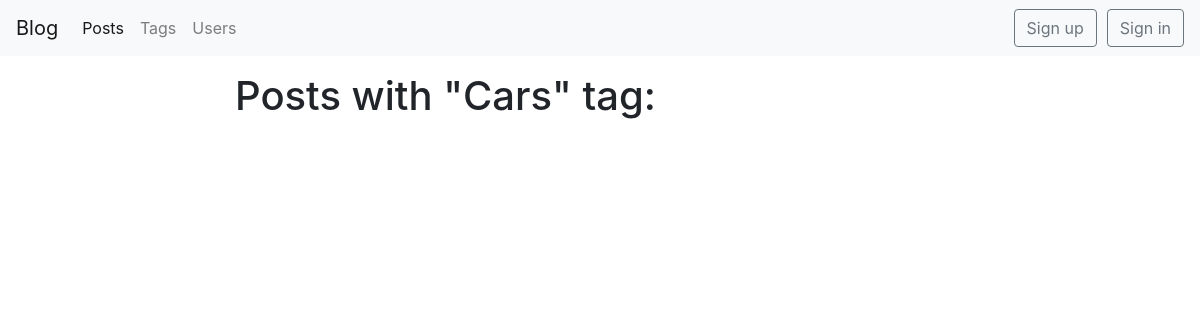
/blog/tag/cars/, run on an earlier commit of the app's database.
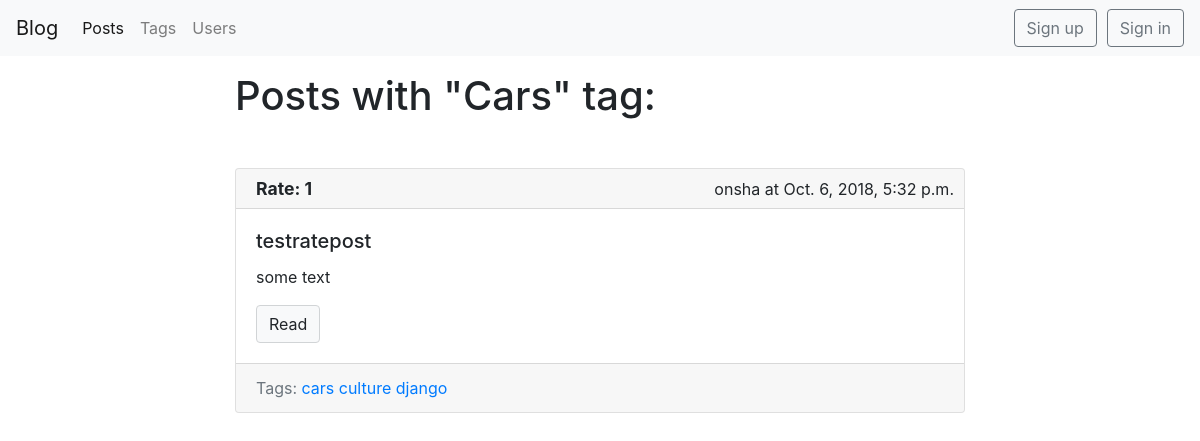
And on a later commit of the database.
### blog/models.py (models this page shows, shortened)
class Tag(models.Model):
    title = models.CharField(max_length=50)
    slug = models.SlugField(max_length=50, unique=True)
    def get_absolute_url(self):
        return reverse('tag_detail_url', kwargs={'slug': self.slug})
    class Meta:
        ordering = ['title']

class Post(models.Model):
    title = models.CharField(max_length=150, db_index=True)
    slug = models.SlugField(max_length=150, unique=True, blank=True)
    body = models.TextField(blank=True, db_index=True)
    date_pub = models.DateTimeField(auto_now_add=True)
    tags = models.ManyToManyField('Tag', blank=True, related_name='posts')
    author = models.ForeignKey(BlogUser, on_delete=models.CASCADE, related_name='author', null=True, default=None)
    rating = models.IntegerField(default=0, blank=True)
    voted_users = models.ManyToManyField(BlogUser, blank=True, default=None, related_name='voted_users')
    def get_absolute_url(self):
        return reverse('post_detail_url', kwargs={'slug': self.slug})
    class Meta:
        ordering = ['-date_pub']

### blog/views.py (the view)
# urls.py: path('tag/<str:slug>/', TagDetail.as_view(), name='tag_detail_url'),
class TagDetail(ObjectDetailMixin, View):
    model = Tag
    template = 'blog/tag_detail.html'

### blog/models.py (called while the page is built)
    def __str__(self):
        return self.username

### blog/utils.py (called while the page is built, shortened)
    def get(self, request, slug):
        obj = get_object_or_404(self.model, slug__iexact=slug)
        context = {self.model.__name__.lower(): obj,
                   'admin_object': obj,
                   'user_username': request.user.username,
                   'detail': True, }
        return render(request, self.template, context=context)

### blog/templates/blog/tag_detail.html (shortened to what this page needs)
{% extends 'blog/base_blog.html' %}
{% block content %}
    <h1 class="mb-5">Posts with "{{ tag.title|title }}" tag:</h1>
    {% for post in tag.posts.all %}
        {% include 'blog/includes/post_card_template.html' %}
    {% endfor %}
{% endblock %}

### blog/templates/blog/base_blog.html (shortened to what this page needs)
{% extends 'base.html' %}

### templates/base.html (shortened to what this page needs)
{% load static %}
<!DOCTYPE html>
<html lang="en">
<head>
    <link rel="stylesheet" href="https://stackpath.bootstrapcdn.com/bootstrap/4.1.3/css/bootstrap.min.css"
>
    <link rel="stylesheet" href="https://cdnjs.cloudflare.com/ajax/libs/font-awesome/4.7.0/css/font-awesome.min.css">
    <link rel="stylesheet" href="{% static 'css/styles.css' %}">
</head>
<body>
<nav class="navbar navbar-expand-lg navbar-light bg-light">
    <a class="navbar-brand" href="#">Blog</a>
    <div class="collapse navbar-collapse" id="navbarSupportedContent">
        <ul class="navbar-nav mr-auto">
            <li class="nav-item active">
                <a class="nav-link" href="{% url 'posts_list_url' %}">Posts</a>
            </li>
            <li class="nav-item">
                <a class="nav-link" href="{% url 'tags_list_url' %}">Tags</a>
            </li>
            <li class="nav-item">
                <a class="nav-link" href="{% url 'users_list_url' %}">Users</a>
            </li>
        </ul>
        {% if request.user.is_authenticated %}
        <form class="form-inline my-2 my-lg-0" action="{% url 'posts_list_url'%}">
            <input class="form-control mr-sm-2" type="search" placeholder="Search" aria-label="Search" name="search">
            <button class="btn btn-outline-secondary my-2 my-sm-0" type="submit">Search</button>
        </form>
        <div class="dropdown" style="margin-left:10px;">
            <button class="btn btn-outline-info dropdown-toggle " type="button" id="dropdownMenu2"
                    data-toggle="dropdown"
                    aria-haspopup="true" aria-expanded="false">
                {{ request.user.username}}
            </button>
            <div class="dropdown-menu dropdown-menu-right" aria-labelledby="dropdownMenu2">
                <a class="dropdown-item btn btn-primary" href="{% url 'posts_list_url' %}" role="button">Posts</a>
                <a class="dropdown-item btn btn-primary" href="{% url 'user_detail_url' id=request.user.id %}" role="button">Profile</a>
                <a class="dropdown-item btn btn-primary" href="{% url 'logout_url' %}" role="button">Log out</a>
            </div>
        </div>
        <div class="dropdown-menu">
            {% else %}
            <a href=" {% url 'user_sign_up_url' %} " class="btn btn-outline-secondary" role="button"
            >Sign up</a>
            <a href=" {% url 'user_sign_in_url' %} " class="btn btn-outline-secondary" style="margin-left: 10px;" role="button"
            >Sign in</a>
            {% endif %}
        </div>
</nav>
<div class="container mt-3">
    <div class="row">
        <div class="col-8 offset-md-2">
            {% block content %}{% endblock %}
        </div>
    </div>
</div>
</body>
</html>

### blog/templates/blog/includes/post_card_template.html (shortened to what this page needs)
<div class="card mb-5">
    {% if post.author is not None %}
    <div class="card-header ">
        <div class="header-right">
            {{ post.author }} at {{ post.date_pub }}
        </div>
        <div class="header-left">
            <p class="font-weight-bold rate">Rate: {{ post.rating }}</p>
        </div>
    </div>
    {% endif %}
    <div class="card-body">
        <h5 class="card-title">{{ post.title }}</h5>
        <p class="card-text"> {{ post.body|truncatewords:50 }}</p>
        <a href="{{ post.get_absolute_url }}" class="btn btn-light">Read</a>
    </div>
    {% if post.tags.all %}
    <div class="card-footer text-muted">
        Tags:
        {% for tag in post.tags.all %}
        <a href="{{ tag.get_absolute_url }}"> {{ tag.title }}</a>
        {% endfor %}
    </div>
    {% endif %}
</div>

### static/css/styles.css (style rules this page uses)
.btn-light { border-color: #d1d4d6 !important; }
.header-right { width:50%; position:absolute; right:10px; align:right; text-align:right; margin-bottom: 8px; margin-top:-4px; }
.header-left { width:50%; position:absolute; left:0px; align:left; text-align:left; background-color:transparent; }
.rate { position:relative; left:20px; bottom:5px; font-size:110%; }
.card-header { height: 40px; }
.card { min-width: 100%; }

What changed in the data, as far as the page shows it:
added Post: author "onsha", date_pub "Oct. 6, 2018, 5:32 p.m.", rating "1", title "testratepost", body "some text", Tag (title "cars")
now on this page (row unchanged): Tag: title "culture"
now on this page (row unchanged): Tag: title "django"
